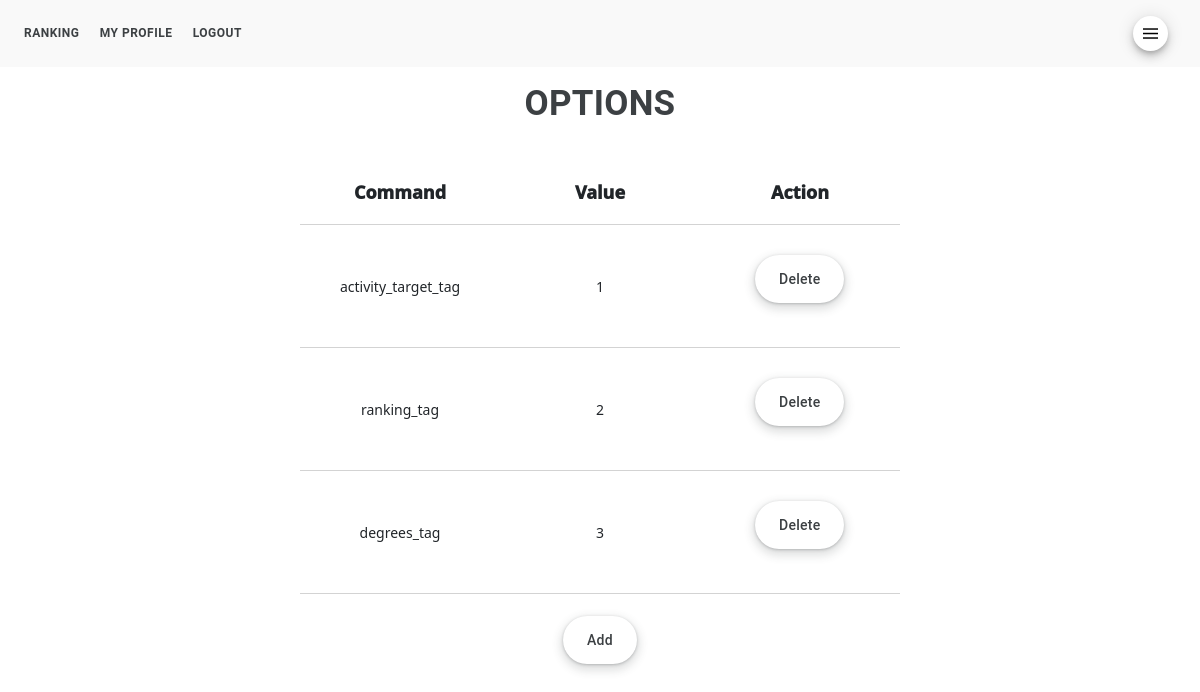
Page /display_options (signed in) on the earlier database version.
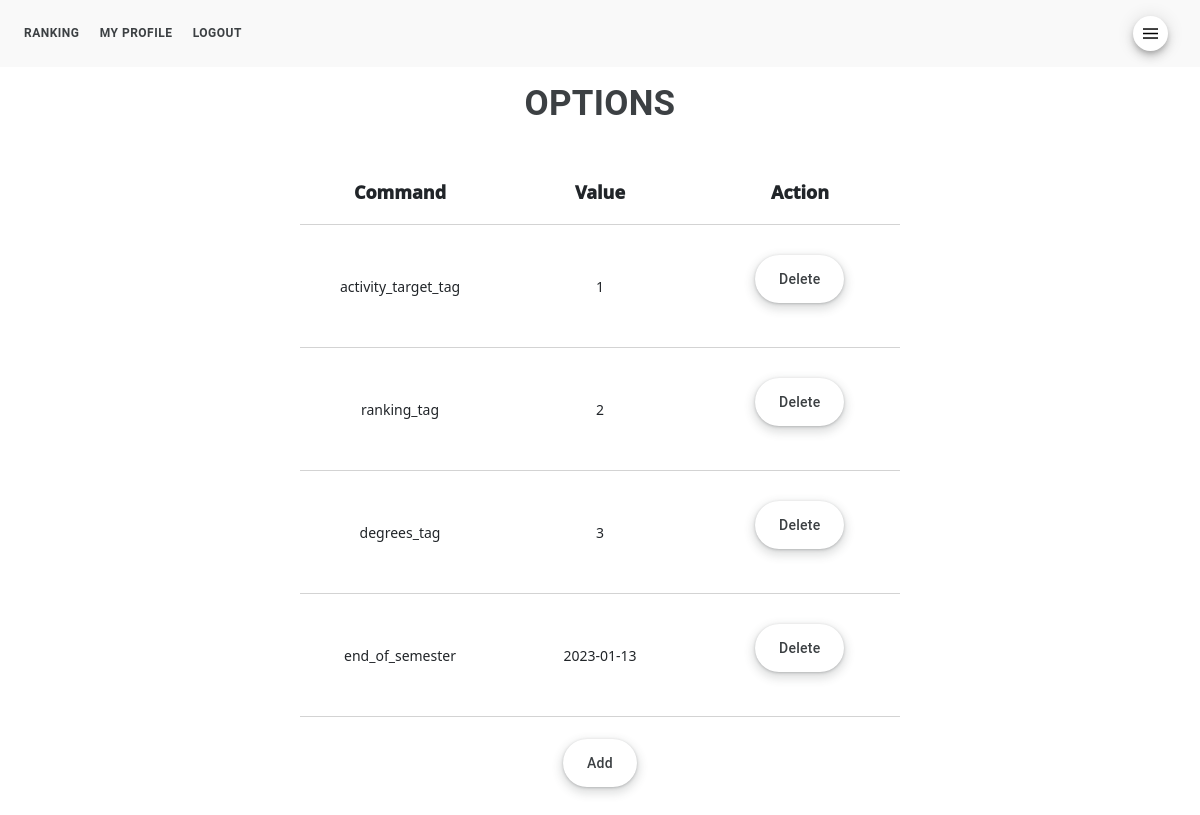
Same page on the later database version.
### nieszkolni_app/models.py (models this page shows)
class Option(models.Model):
    stamp = models.IntegerField(default=0)
    date_number = models.IntegerField(default=0)
    command = models.CharField(max_length=200, default="")
    value = models.CharField(max_length=200, default="")
    author = models.CharField(max_length=200, default="")

### nieszkolni_app/views.py (the view, shortened to what this page needs)
# urls.py: path('display_options', views.display_options, name="display_options"),
@staff_member_required
def display_options(request):
    if request.user.is_authenticated:
        first_name = request.user.first_name
        last_name = request.user.last_name
        current_user = first_name + " " + last_name
        options = BackOfficeManager().display_options()
        return render(request, "display_options.html", {
            "options": options
            })

### nieszkolni_folder/back_office_manager.py (called while the page is built)
    def display_options(self):
        with connection.cursor() as cursor:
            cursor.execute(f'''
                SELECT
                stamp,
                date_number,
                command,
                value,
                author,
                id
                FROM nieszkolni_app_option
                ''')
            options = cursor.fetchall()
            return options

### nieszkolni_app/templates/display_options.html (shortened to what this page needs)
{% extends 'base.html' %}
{% block 'content' %}
<h1>OPTIONS</h1>
<table>
		<tr class="font">
			<th>Command</th>
			<th>Value</th>
			<th>Action</th>
		</tr>
	{% for option in options %}
		<tr class="font">
			<td>{{ option.2 }}</td>
			<td>{{ option.3 }}</td>
			<td>
				<form action="{% url 'display_options' %}"  method="POST">
					  <div class="flex-parent jc-center">
					    	<button type="submit" class="button_main" name="action_on_option" value="delete">Delete</button>
					  </div>
				</form>
			</td>
		</tr>
	{% endfor %}
</table>
<form action="{% url 'display_options' %}"  method="POST">
	  <div class="flex-parent jc-center">
	      <button type="submit" class="button_main" name="action_on_option" value="go_to_add">Add</button>
	  </div>
</form>
{% endblock %}

Differences in the rows shown:
added Option: command "end_of_semester", value "2023-01-13"
